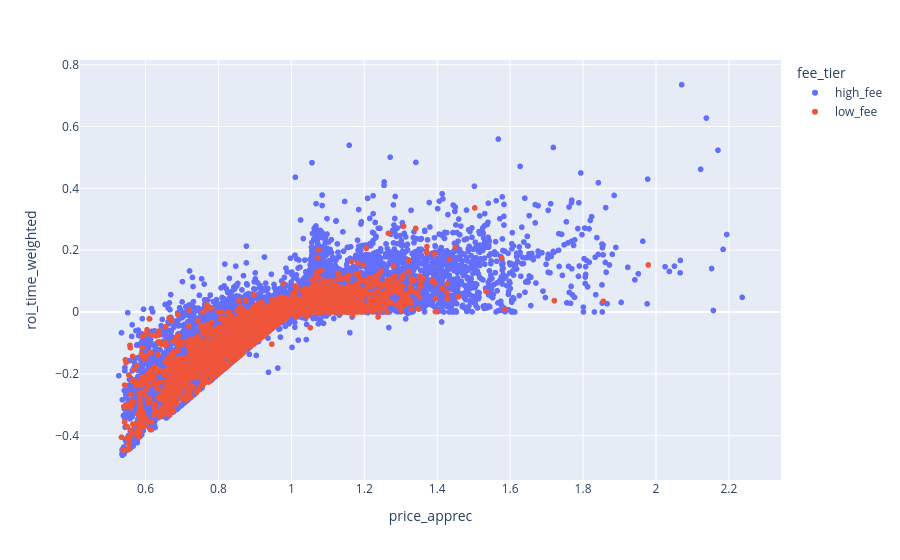

The notebook cell this image was saved under:
### Code cell
dg = pd.concat([df[df.fee_tier == "high_fee"], df[df.fee_tier == "low_fee"]],axis=0)
dg.plot(
    x="price_apprec",
    y="roi_time_weighted",
    kind="scatter",
    color="fee_tier",
    title="",
)

### Figure 1 — Plotly figure (JSON) as saved in the notebook; plotly's stock layout.template omitted (floating-point values rounded to 4 significant figures; data arrays with more than 128 entries replaced by an {"elided": "..."} marker saying what was removed)
{"data": [{"hovertemplate": "fee_tier=high_fee<br>price_apprec=%{x}<br>roi_time_weighted=%{y}<extra></extra>", "legendgroup": "high_fee", "marker": {"color": "#636efa", "symbol": "circle"}, "mode": "markers", "name": "high_fee", "showlegend": true, "type": "scattergl", "x": {"elided": "16918 float values"}, "xaxis": "x", "y": {"elided": "16918 float values"}, "yaxis": "y"}, {"hovertemplate": "fee_tier=low_fee<br>price_apprec=%{x}<br>roi_time_weighted=%{y}<extra></extra>", "legendgroup": "low_fee", "marker": {"color": "#EF553B", "symbol": "circle"}, "mode": "markers", "name": "low_fee", "showlegend": true, "type": "scattergl", "x": {"elided": "5772 float values"}, "xaxis": "x", "y": {"elided": "5772 float values"}, "yaxis": "y"}], "layout": {"legend": {"title": {"text": "fee_tier"}, "tracegroupgap": 0}, "margin": {"t": 60}, "xaxis": {"anchor": "y", "domain": [0, 1], "title": {"text": "price_apprec"}}, "yaxis": {"anchor": "x", "domain": [0, 1], "title": {"text": "roi_time_weighted"}}}}
